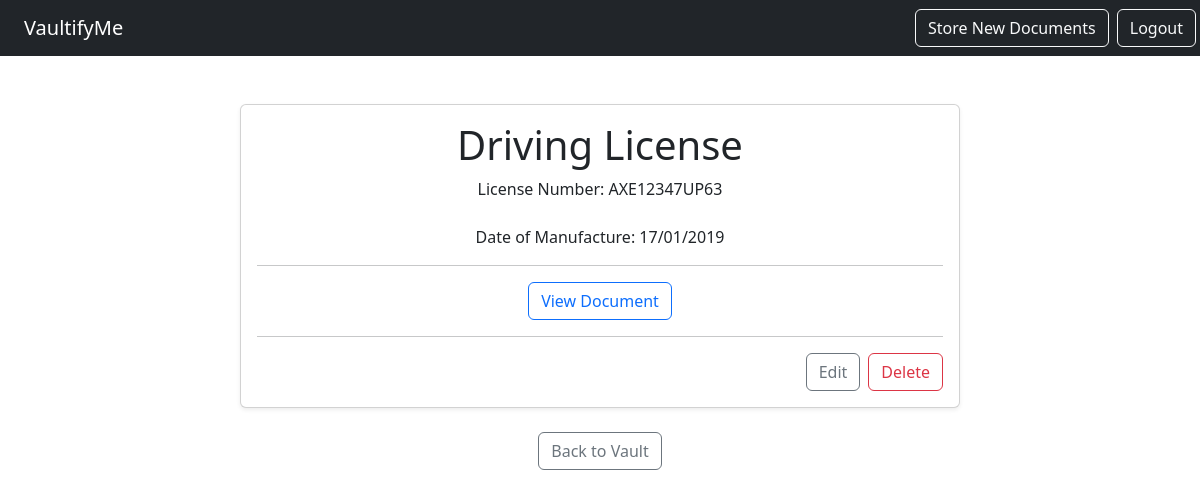
Page /notes/detail/39 (signed in) on the committed database.
### notes/models.py (models this page shows, shortened)
class Notes(models.Model):
    title = models.CharField(max_length=200)
    text = models.TextField()
    file=models.FileField(upload_to='files/', null=True,default=None)
    created = models.DateTimeField(auto_now_add=True)
    user = models.ForeignKey(User, on_delete=models.CASCADE, related_name="notes")

### notes/views.py (the view)
# urls.py: path('detail/<int:pk>',views.NoteDetailView.as_view(), name="notes.detail"),
class NoteDetailView(LoginRequiredMixin,DetailView):
    model = Notes
    context_object_name = 'note'
    template_name = 'notes/notes_detail.html'
    login_url = "/login"

### notes/templates/notes/notes_detail.html (shortened to what this page needs)
{% extends 'base.html' %}
{% block content %}
<div class="container">
  <div class="row">
    <div class="col-md-8 mx-auto">
      <div class="card shadow-sm">
        <div class="card-body">
          <h1 class="card-title">{{ note.title }}</h1>
          <p class="card-text" style="white-space: pre-line;">{{ note.text }}</p>
          {% if note.file %}
          <hr>
          <a href="{{ note.file.url }}" class="btn btn-outline-primary" target="_blank">
            View Document
          </a>
          {% endif %}
          <hr>
          <div class="d-flex justify-content-end">
            <a href="{% url 'notes.update' pk=note.id %}" class="btn btn-outline-secondary me-2">
              Edit
            </a>
            <form action="{% url 'notes.delete' pk=note.id %}" method="POST">
              <button type="submit" class="btn btn-outline-danger">
                Delete
              </button>
            </form>
          </div>
        </div>
      </div>
      <div class="mt-4">
        <a href="{% url 'notes.list' %}" class="btn btn-outline-secondary">
          Back to Vault
        </a>
      </div>
    </div>
  </div>
</div>
{% endblock %}

### rows in the picture
Notes: title "Driving License", text "License Number: AXE12347UP63 Date of Manufacture: 17/01/2019"
